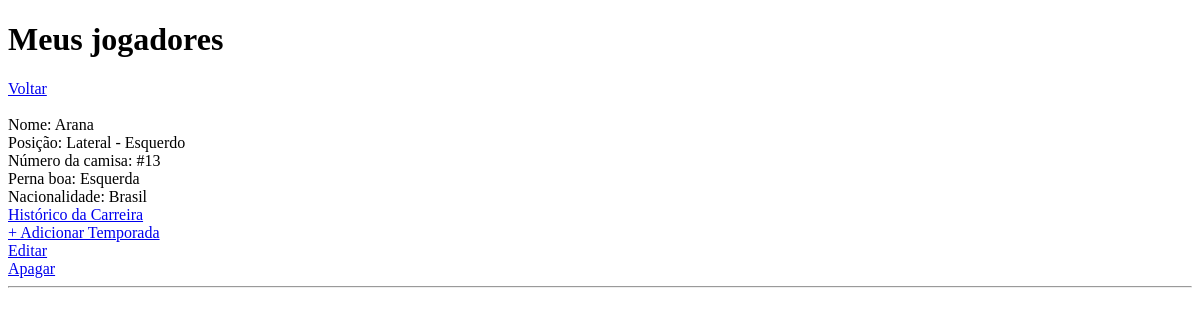
/visualizar.php (signed in), run on an earlier commit of the app's database.
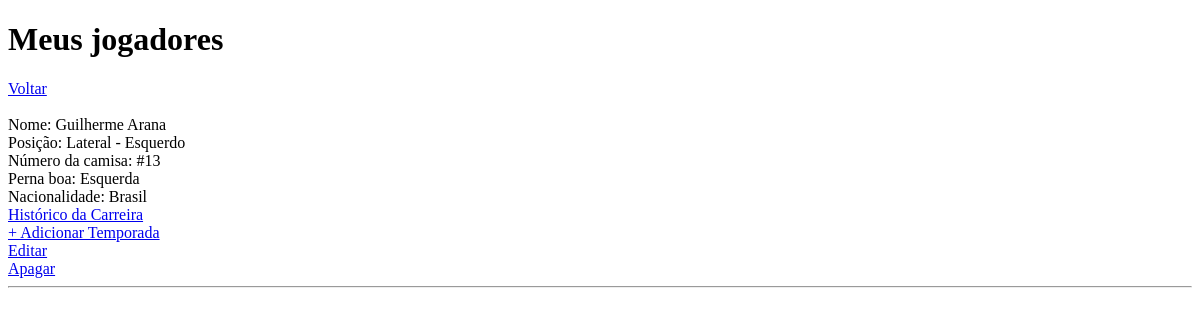
And on a later commit of the database.
### tables this page shows
CREATE TABLE `jogadores` (
  `id_jogador` int(11) NOT NULL,
  `nome` varchar(50) NOT NULL,
  `numero` int(2) NOT NULL,
  `posicao` varchar(30) NOT NULL,
  `selecao` varchar(40) NOT NULL,
  `pe` varchar(20) DEFAULT NULL,
  `id_user` int(11) NOT NULL
);

### conexao.php (called while the page is built)
<?php
class Conn {
    public static $host = "localhost";
    public static $usuario = "root";
    public static $senha = "lcs_160803";
    public static $banco = "rumostats";
    private static $Connect = null;
    private static function Conectar() {
        try {
            if(self::$Connect == null):
                self::$Connect = new PDO('mysql:host='.self::$host.';dbname='.self::$banco, self::$usuario, self::$senha,  array(PDO::MYSQL_ATTR_INIT_COMMAND => 'SET NAMES utf8'));
            endif;
        } catch (Exception $ex) {
            echo 'Mensagem: ' . $ex->getMessage();
            die;
        }
        return self::$Connect;
    }
    public function getConn() {
        return self::Conectar();
    }
}
?>

### visualizar.php (the view, shortened to what this page needs)
<!DOCTYPE html>
<html lang="pt-br">
    <head>
    </head>
    <body>
        <h1>Meus jogadores</h1>
        <a href="index.php">Voltar</a><br><br>
        <?php
        require_once 'conexao.php';
        $id_user = $_SESSION['id'];
        $conn = new Conn();
        $result_user = "SELECT id_jogador, nome, numero, posicao, pe, selecao FROM jogadores WHERE id_user=:id";
        $resultado_user = $conn->getConn()->prepare($result_user);
        $resultado_user->bindParam(':id', $id_user, PDO::PARAM_INT);
        $resultado_user->execute();
        $paises = "SELECT s.id, s.nome, j.selecao FROM selecao AS s INNER JOIN jogadores AS j ON j.selecao = s.id";
                $comando = $conn->getConn()->prepare($paises);
                $comando->execute();
                $selecao = $comando->fetch(PDO::FETCH_ASSOC);
        while ($dados = $resultado_user->fetch(PDO::FETCH_ASSOC)){
            echo "Nome: " . $dados['nome'] . "<br>";
            echo "Posição: " . $dados['posicao'] . "<br>";
            echo "Número da camisa: #" . $dados['numero'] . "<br>";
            echo "Perna boa: " . $dados['pe'] . "<br>";
            echo "Nacionalidade: " . $selecao['nome'] . "<br>";
            echo "<a href='temporadas.php?id=" . $dados['id_jogador'] . "'>Histórico da Carreira</a><br>";
            echo "<a href='adicionar.php?id=" . $dados['id_jogador'] . "'>+ Adicionar Temporada</a><br>";
            echo "<a href='editar.php?idj=" . $dados['id_jogador'] . "'>Editar</a><br>";
            echo "<a href='apagar.php?id=" . $dados['id_jogador'] . "'>Apagar</a><br>";
            echo "<hr>";
        }
        ?>
    </body>
</html>

What changed in the data, as far as the page shows it:
changed jogadores "Lateral - Esquerdo": nome "Arana" → "Guilherme Arana"
